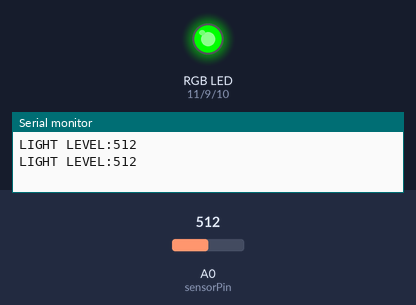
A sketch run on a simulated Arduino Uno, built with avr-gcc and run on an emulated ATmega328P. Parts: an RGB LED mixed from three pins (HIGH = lit), the last lines printed to the serial monitor. The inputs (shaded band) are chosen by the test bench; at power-on: A0 (sensorPin) = 512.

Above: at 4.8 s.
4.9 s: A0 (sensorPin) set to 687
At 5.4 s:
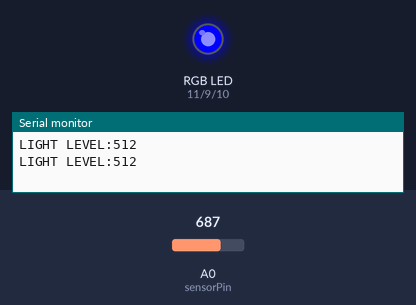
14.3 s: A0 (sensorPin) set to 707
At 16.9 s:
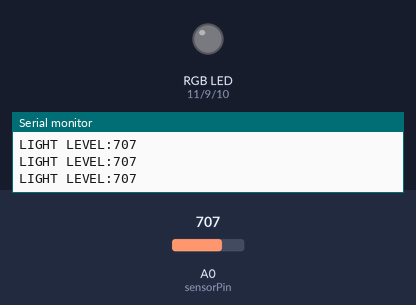
19.3 s: A0 (sensorPin) set to 690
At 19.7 s:
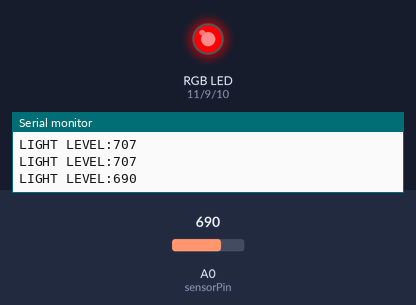
Timing chart, 0 to 30.3 s (numbered marks = the images above; inputs shaded):
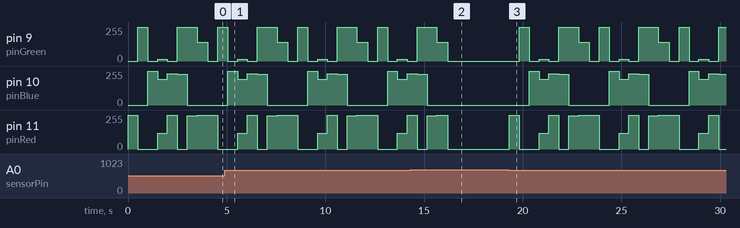

The sketch:

rgbFlashing_moodLight.ino
```cpp
//PHOTORESISTOR
const int sensorPin = A0;
const int darkLevel = 700;//how dark it is
//RGB LED
const int pinRed = 11;//the pin connected to the red LED
const int pinBlue = 10;//the pin connected to the green LED
const int pinGreen = 9;//the pin connected to the blue LED

void setup()//only runs once to start the code
{
  pinMode(pinRed, OUTPUT); //set the pin for the red LED to output
  pinMode(pinGreen, OUTPUT);//set the pin for the green LED to output
  pinMode(pinBlue, OUTPUT);//set the pin for the blue LED to output
  Serial.begin(9600); //starts the Serial Monitor
}

void loop()//loops the commands once powered
{
  int lightLevel = analogRead(sensorPin);
  Serial.print("LIGHT LEVEL:");//writes 'LIGHT LEVEL:' before giving the light level
  Serial.println(lightLevel);//gives the light level number

  if(lightLevel < darkLevel){//if the light level is less than the dark level, the RGB LED will start
    startRgb();
  }else{//if it's more than the dark level, the light will not start
    stopRgb();
  }

  delay(50);//stops for 0.5 second
}

void startRgb()//the colors that the RGB LED will flash
{
//1st color
  //RED
  analogWrite(pinRed, 255);
  //BLUE
  analogWrite(pinBlue, 0);
  //GREEN
  analogWrite(pinGreen, 0);
  delay(500);//stops for 500 milliseconds
//2nd color
  //RED
  analogWrite(pinRed, 0);
  //BLUE
  analogWrite(pinBlue, 0);
  //GREEN
  analogWrite(pinGreen, 255);
  delay(500);//stops for 500 milliseconds
//3rd color
  //RED
  analogWrite(pinRed, 0);
  //BLUE
  analogWrite(pinBlue, 255);
  //GREEN
  analogWrite(pinGreen, 0);
  delay(500);//stops for 500 milliseconds
//4th color
  //RED
  analogWrite(pinRed, 119);
  //BLUE
  analogWrite(pinBlue, 194);
  //GREEN
  analogWrite(pinGreen, 14);
  delay(500);//stops for 500 milliseconds
//5th color
  //RED
  analogWrite(pinRed, 255);
  //BLUE
  analogWrite(pinBlue, 234);
  //GREEN
  analogWrite(pinGreen, 0);
  delay(500);//stops for 500 milliseconds
//6th color
  //RED
  analogWrite(pinRed, 0);
  //BLUE
  analogWrite(pinBlue, 229);
  //GREEN
  analogWrite(pinGreen, 255);
  delay(500);//stops for 500 milliseconds
//7th color
  //RED
  analogWrite(pinRed, 251);
  //BLUE
  analogWrite(pinBlue, 0);
  //GREEN
  analogWrite(pinGreen, 255);
  delay(500);//stops for 500 milliseconds
//8th color
  //RED
  analogWrite(pinRed, 255);
  //BLUE
  analogWrite(pinBlue, 0);
  //GREEN
  analogWrite(pinGreen, 140);
  delay(500);//stops for 500 milliseconds
}

void stopRgb()//RGB LED gets turned off
{
  //RED
  analogWrite(pinRed, 0);
  //BLUE
  analogWrite(pinBlue, 0);
  //GREEN
  analogWrite(pinGreen, 0);
}
```

Measured:
- the behaviour switches between 699 and 700 on A0 (sensorPin) (found by bisection; images 1 and 2)
- after the input at 14.3 s, pin 9 (pinGreen): goes on until 16.2 s, then stays 0/255; pin 10 (pinBlue): goes on until 15.2 s, then stays 0/255
- after the input at 19.3 s, pin 9 (pinGreen): 0/255 → 255/255 after 0.53 s, then repeats every 4.1 s: 0/255 0.50 s, 14/255 0.50 s, 0/255 0.50 s, 255/255 1.0 s, 140/255 0.55 s, 0/255 0.50 s, 255/255 0.50 s; pin 10 (pinBlue): 0/255 → 255/255 after 1.0 s, then repeats every 4.1 s: 194/255 0.50 s, 234/255 0.50 s, 229/255 0.50 s, 0/255 2.1 s, 255/255 0.50 s
- by itself, pin 10 (pinBlue): repeats every 4.1 s: 194/255 0.50 s, 234/255 0.50 s, 229/255 0.50 s, 0/255 2.1 s, 255/255 0.50 s
- by itself, pin 11 (pinRed): repeats every 4.1 s: 255/255 0.50 s, 0/255 0.50 s, 251/255 0.50 s, 255/255 1.1 s, 0/255 1.0 s, 119/255 0.50 s
- by itself, pin 9 (pinGreen): repeats every 4.1 s: 14/255 0.50 s, 0/255 0.50 s, 255/255 1.0 s, 140/255 0.55 s, 0/255 0.50 s, 255/255 0.50 s, 0/255 0.50 s
